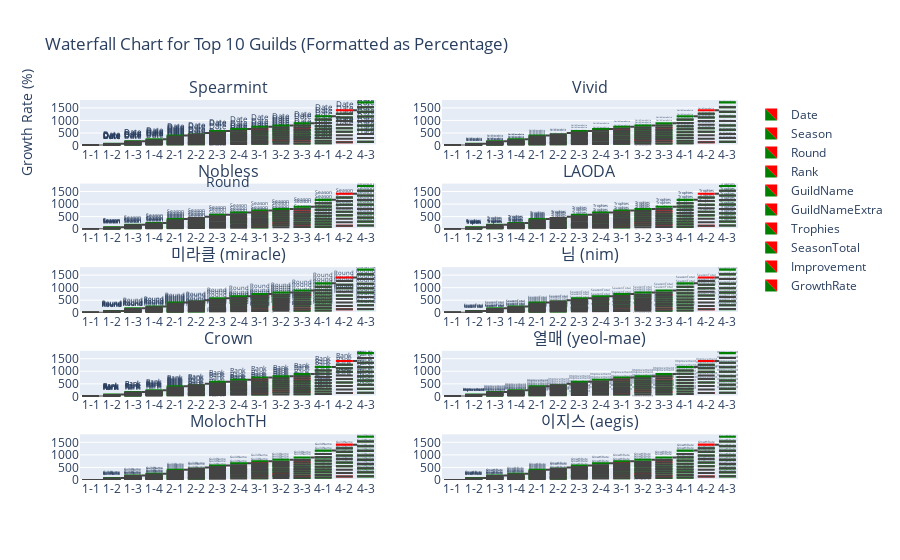

The code cell stored with this chart in its notebook:
### Code cell
data_top10 = data[data.GuildName.isin(top10_recent)]
fig = make_subplots(rows=5, cols=2, subplot_titles=data_top10.GuildNameExtra.unique())

for i, guild in enumerate(data_top10):
    dataset = data_top10
    growth_rates_percentage = dataset["GrowthRate"]
    fig.add_trace(
        go.Waterfall(
            orientation="v",
            x=dataset["Round"],
            y=growth_rates_percentage,
            name=guild,
            text=f"{guild}",  # ({growth_rates_percentage.astype(str)}%)",
            decreasing=dict(marker=dict(color="red")),
            increasing=dict(marker=dict(color="green")),
        ),
        col=(i // 5) + 1,  # Calculate the row number
        row=(i % 5) + 1,  # Calculate the column number
    )

fig.update_layout(
    title="Waterfall Chart for Top 10 Guilds (Formatted as Percentage)",
    xaxis_title="Round",
    yaxis_title="Growth Rate (%)",
    autosize=True,
    grid=dict(rows=5, columns=2, pattern="independent"),
)

fig.show()

### Figure 1 — Plotly figure (JSON) as saved in the notebook; plotly's stock layout.template omitted (floating-point values rounded to 4 significant figures; data arrays with more than 128 entries replaced by an {"elided": "..."} marker saying what was removed)
{"data": [{"decreasing": {"marker": {"color": "red"}}, "increasing": {"marker": {"color": "green"}}, "name": "Date", "orientation": "v", "text": "Date", "type": "waterfall", "x": {"elided": "140 str values"}, "xaxis": "x", "y": {"elided": "140 float values"}, "yaxis": "y"}, {"decreasing": {"marker": {"color": "red"}}, "increasing": {"marker": {"color": "green"}}, "name": "Season", "orientation": "v", "text": "Season", "type": "waterfall", "x": {"elided": "140 str values"}, "xaxis": "x3", "y": {"elided": "140 float values"}, "yaxis": "y3"}, {"decreasing": {"marker": {"color": "red"}}, "increasing": {"marker": {"color": "green"}}, "name": "Round", "orientation": "v", "text": "Round", "type": "waterfall", "x": {"elided": "140 str values"}, "xaxis": "x5", "y": {"elided": "140 float values"}, "yaxis": "y5"}, {"decreasing": {"marker": {"color": "red"}}, "increasing": {"marker": {"color": "green"}}, "name": "Rank", "orientation": "v", "text": "Rank", "type": "waterfall", "x": {"elided": "140 str values"}, "xaxis": "x7", "y": {"elided": "140 float values"}, "yaxis": "y7"}, {"decreasing": {"marker": {"color": "red"}}, "increasing": {"marker": {"color": "green"}}, "name": "GuildName", "orientation": "v", "text": "GuildName", "type": "waterfall", "x": {"elided": "140 str values"}, "xaxis": "x9", "y": {"elided": "140 float values"}, "yaxis": "y9"}, {"decreasing": {"marker": {"color": "red"}}, "increasing": {"marker": {"color": "green"}}, "name": "GuildNameExtra", "orientation": "v", "text": "GuildNameExtra", "type": "waterfall", "x": {"elided": "140 str values"}, "xaxis": "x2", "y": {"elided": "140 float values"}, "yaxis": "y2"}, {"decreasing": {"marker": {"color": "red"}}, "increasing": {"marker": {"color": "green"}}, "name": "Trophies", "orientation": "v", "text": "Trophies", "type": "waterfall", "x": {"elided": "140 str values"}, "xaxis": "x4", "y": {"elided": "140 float values"}, "yaxis": "y4"}, {"decreasing": {"marker": {"color": "red"}}, "increasing": {"marker": {"color": "green"}}, "name": "SeasonTotal", "orientation": "v", "text": "SeasonTotal", "type": "waterfall", "x": {"elided": "140 str values"}, "xaxis": "x6", "y": {"elided": "140 float values"}, "yaxis": "y6"}, {"decreasing": {"marker": {"color": "red"}}, "increasing": {"marker": {"color": "green"}}, "name": "Improvement", "orientation": "v", "text": "Improvement", "type": "waterfall", "x": {"elided": "140 str values"}, "xaxis": "x8", "y": {"elided": "140 float values"}, "yaxis": "y8"}, {"decreasing": {"marker": {"color": "red"}}, "increasing": {"marker": {"color": "green"}}, "name": "GrowthRate", "orientation": "v", "text": "GrowthRate", "type": "waterfall", "x": {"elided": "140 str values"}, "xaxis": "x10", "y": {"elided": "140 float values"}, "yaxis": "y10"}], "layout": {"annotations": [{"font": {"size": 16}, "showarrow": false, "text": "Spearmint", "x": 0.225, "xanchor": "center", "xref": "paper", "y": 1, "yanchor": "bottom", "yref": "paper"}, {"font": {"size": 16}, "showarrow": false, "text": "Vivid", "x": 0.775, "xanchor": "center", "xref": "paper", "y": 1, "yanchor": "bottom", "yref": "paper"}, {"font": {"size": 16}, "showarrow": false, "text": "Nobless", "x": 0.225, "xanchor": "center", "xref": "paper", "y": 0.78, "yanchor": "bottom", "yref": "paper"}, {"font": {"size": 16}, "showarrow": false, "text": "LAODA", "x": 0.775, "xanchor": "center", "xref": "paper", "y": 0.78, "yanchor": "bottom", "yref": "paper"}, {"font": {"size": 16}, "showarrow": false, "text": "미라클 (miracle)", "x": 0.225, "xanchor": "center", "xref": "paper", "y": 0.56, "yanchor": "bottom", "yref": "paper"}, {"font": {"size": 16}, "showarrow": false, "text": "님 (nim)", "x": 0.775, "xanchor": "center", "xref": "paper", "y": 0.56, "yanchor": "bottom", "yref": "paper"}, {"font": {"size": 16}, "showarrow": false, "text": "Crown", "x": 0.225, "xanchor": "center", "xref": "paper", "y": 0.34, "yanchor": "bottom", "yref": "paper"}, {"font": {"size": 16}, "showarrow": false, "text": "열매 (yeol-mae)", "x": 0.775, "xanchor": "center", "xref": "paper", "y": 0.34, "yanchor": "bottom", "yref": "paper"}, {"font": {"size": 16}, "showarrow": false, "text": "MolochTH", "x": 0.225, "xanchor": "center", "xref": "paper", "y": 0.12, "yanchor": "bottom", "yref": "paper"}, {"font": {"size": 16}, "showarrow": false, "text": "이지스 (aegis)", "x": 0.775, "xanchor": "center", "xref": "paper", "y": 0.12, "yanchor": "bottom", "yref": "paper"}], "autosize": true, "grid": {"columns": 2, "pattern": "independent", "rows": 5}, "title": {"text": "Waterfall Chart for Top 10 Guilds (Formatted as Percentage)"}, "xaxis": {"anchor": "y", "domain": [0, 0.45], "title": {"text": "Round"}}, "xaxis10": {"anchor": "y10", "domain": [0.55, 1]}, "xaxis2": {"anchor": "y2", "domain": [0.55, 1]}, "xaxis3": {"anchor": "y3", "domain": [0, 0.45]}, "xaxis4": {"anchor": "y4", "domain": [0.55, 1]}, "xaxis5": {"anchor": "y5", "domain": [0, 0.45]}, "xaxis6": {"anchor": "y6", "domain": [0.55, 1]}, "xaxis7": {"anchor": "y7", "domain": [0, 0.45]}, "xaxis8": {"anchor": "y8", "domain": [0.55, 1]}, "xaxis9": {"anchor": "y9", "domain": [0, 0.45]}, "yaxis": {"anchor": "x", "domain": [0.88, 1], "title": {"text": "Growth Rate (%)"}}, "yaxis10": {"anchor": "x10", "domain": [0, 0.12]}, "yaxis2": {"anchor": "x2", "domain": [0.88, 1]}, "yaxis3": {"anchor": "x3", "domain": [0.66, 0.78]}, "yaxis4": {"anchor": "x4", "domain": [0.66, 0.78]}, "yaxis5": {"anchor": "x5", "domain": [0.44, 0.56]}, "yaxis6": {"anchor": "x6", "domain": [0.44, 0.56]}, "yaxis7": {"anchor": "x7", "domain": [0.22, 0.34]}, "yaxis8": {"anchor": "x8", "domain": [0.22, 0.34]}, "yaxis9": {"anchor": "x9", "domain": [0, 0.12]}}}
